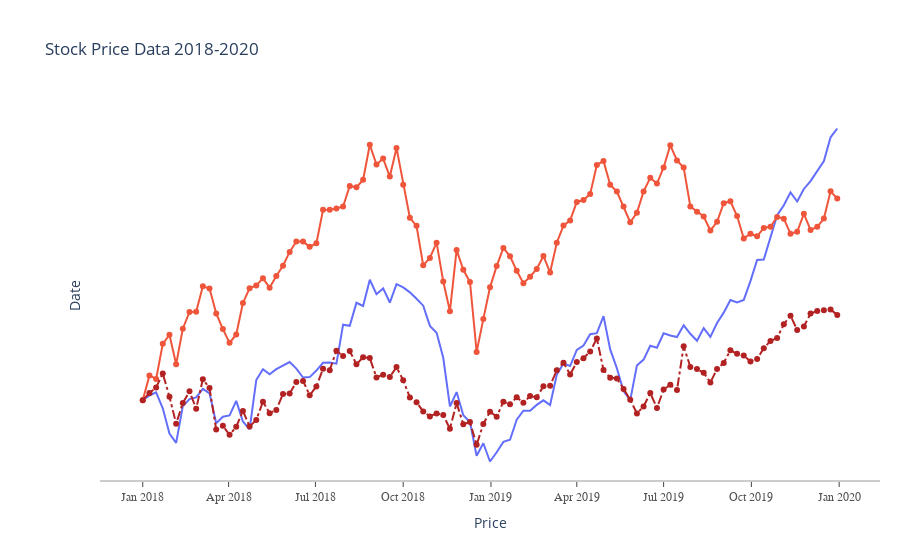

Here is the notebook cell this chart was saved with:
### Code cell
# Graficamos el precio de las acciones de Google, Apple y Amazon

fig = go.Figure()
fig.add_trace(go.Scatter(x=df_stocks.date, y=df_stocks.AAPL,
                        mode='lines', name='Apple'))

fig.add_trace(go.Scatter(x=df_stocks.date, y=df_stocks.AMZN,
                        mode='lines+markers', name='Amazon'))


fig.add_trace(go.Scatter(x=df_stocks.date, y=df_stocks.GOOG,
                        mode='lines+markers', name='Google',
                        line=dict(color='firebrick', width=2, dash='dashdot')))

fig.update_layout(title='Stock Price Data 2018-2020',
                  xaxis_title='Price', yaxis_title='Date')

# Practicamos personalización del gráfico
fig.update_layout(
    xaxis=dict(
        showline=True, 
        showgrid=False, 
        showticklabels=True, 
        linecolor='rgb(204,204,204)',
        linewidth=2, 
        ticks='outside', 
        tickfont=dict(
            family='Arial', 
            size=12, 
            color='rgb(82,82,82)'
        )
    ),
    yaxis=dict(
        showgrid=False, 
        zeroline=False, 
        showline=False,
        showticklabels=False
    ),
    autosize=False, 
    margin=dict(
        autoexpand=False, 
        l=100, 
        r=20, 
        t=110
    ),
    showlegend=False, 
    plot_bgcolor='white'
)
